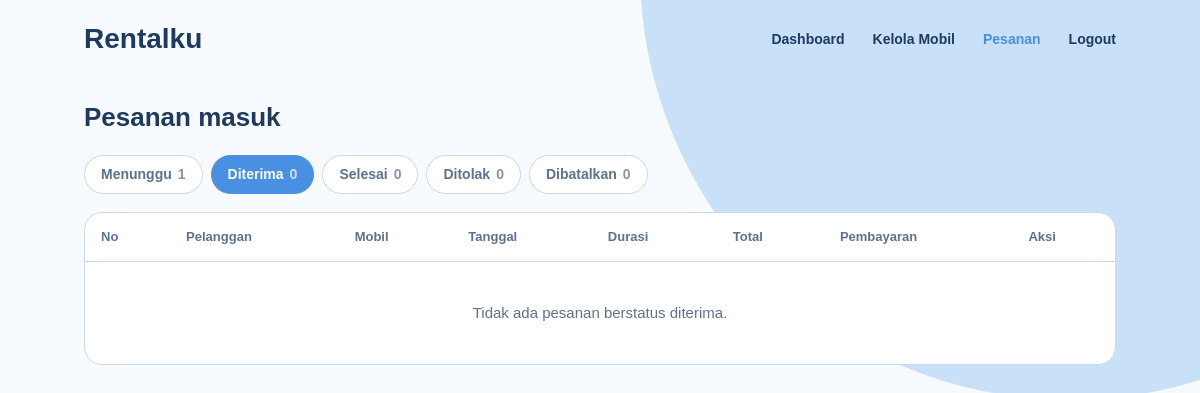
/pesananadmin.php?status=diterima (signed in), run on an earlier commit of the app's database.
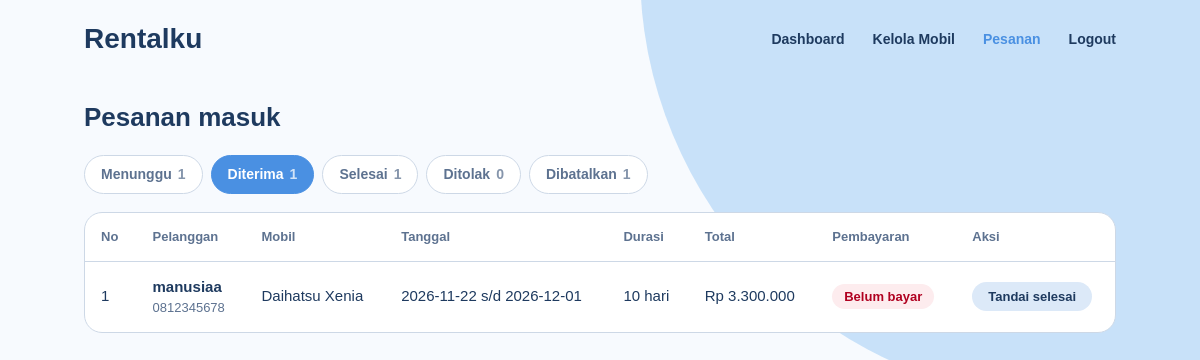
And on a later commit of the database.
### tables this page shows
CREATE TABLE `pesanan` (
  `id_pesanan` int(11) NOT NULL,
  `id_user` int(11) NOT NULL,
  `id_mobil` int(11) NOT NULL,
  `tgl_mulai` date NOT NULL,
  `tgl_selesai` date NOT NULL,
  `total_harga` int(11) NOT NULL,
  `status_pesanan` enum('menunggu','diterima','ditolak','selesai','dibatalkan') NOT NULL DEFAULT 'menunggu',
  `metode_bayar` enum('transfer','di_tempat') DEFAULT NULL,
  `status_bayar` enum('belum_bayar','menunggu_verifikasi','lunas') NOT NULL DEFAULT 'belum_bayar',
  `bukti_bayar` varchar(255) DEFAULT NULL,
  `tgl_pesan` timestamp NOT NULL DEFAULT current_timestamp()
);

CREATE TABLE `users` (
  `id_user` int(11) NOT NULL,
  `nama` varchar(100) NOT NULL,
  `email` varchar(100) NOT NULL,
  `no_hp` varchar(20) NOT NULL,
  `password` varchar(255) NOT NULL,
  `role` enum('pelanggan','admin') NOT NULL DEFAULT 'pelanggan'
);

CREATE TABLE `mobil` (
  `id_mobil` int(11) NOT NULL,
  `id_kategori` int(11) NOT NULL,
  `nama_mobil` varchar(100) NOT NULL,
  `transmisi` enum('manual','matic') NOT NULL,
  `kursi` int(11) NOT NULL,
  `harga_harian` int(11) NOT NULL,
  `foto` varchar(255) DEFAULT NULL,
  `deskripsi` text DEFAULT NULL,
  `aktif` tinyint(1) NOT NULL DEFAULT 1
);

### pesananadmin.php (the view, shortened to what this page needs)
<?php
include "koneksi.php";
$status = "menunggu";
if(isset($_GET["status"])){
    $status = $_GET["status"];
}
$jumlah = array("menunggu" => 0, "diterima" => 0, "selesai" => 0, "ditolak" => 0, "dibatalkan" => 0);
$query = "SELECT status_pesanan, COUNT(*) AS total FROM pesanan GROUP BY status_pesanan";
$hasil = $koneksi->query($query);
while($baris = mysqli_fetch_assoc($hasil)){
    $jumlah[$baris["status_pesanan"]] = $baris["total"];
}
$stmt = $koneksi->prepare("SELECT pesanan.*, users.nama, users.no_hp, mobil.nama_mobil
    FROM pesanan
    JOIN users ON pesanan.id_user = users.id_user
    JOIN mobil ON pesanan.id_mobil = mobil.id_mobil
    WHERE pesanan.status_pesanan = ?
    ORDER BY pesanan.tgl_mulai ASC");
$stmt->bind_param("s", $status);
$stmt->execute();
$hasil = $stmt->get_result();
?>
<!DOCTYPE html>
<html lang="id">
<head>
    <link rel="stylesheet" href="app.css">
</head>
<body>
<header class="bar">
    <a class="brand" href="admin.php">Rentalku</a>
    <nav class="nav">
        <a href="admin.php">Dashboard</a>
        <a href="mobilAdmin.php">Kelola Mobil</a>
        <a href="pesananadmin.php" class="aktif">Pesanan</a>
        <a href="logout.php">Logout</a>
    </nav>
</header>
<main class="wrap">
    <div class="kepala"><h2>Pesanan masuk</h2></div>
    <div class="tab">
        <a href="pesananadmin.php?status=menunggu" class="<?php if($status == "menunggu"){ echo "aktif"; } ?>">Menunggu<span><?php echo $jumlah["menunggu"]; ?></span></a>
        <a href="pesananadmin.php?status=diterima" class="<?php if($status == "diterima"){ echo "aktif"; } ?>">Diterima<span><?php echo $jumlah["diterima"]; ?></span></a>
        <a href="pesananadmin.php?status=selesai" class="<?php if($status == "selesai"){ echo "aktif"; } ?>">Selesai<span><?php echo $jumlah["selesai"]; ?></span></a>
        <a href="pesananadmin.php?status=ditolak" class="<?php if($status == "ditolak"){ echo "aktif"; } ?>">Ditolak<span><?php echo $jumlah["ditolak"]; ?></span></a>
        <a href="pesananadmin.php?status=dibatalkan" class="<?php if($status == "dibatalkan"){ echo "aktif"; } ?>">Dibatalkan<span><?php echo $jumlah["dibatalkan"]; ?></span></a>
    </div>
    <div class="tabel-box">
    <table>
        <tr>
            <th>No</th><th>Pelanggan</th><th>Mobil</th><th>Tanggal</th><th>Durasi</th><th>Total</th><th>Pembayaran</th><th>Aksi</th>
        </tr>
        <?php
        $no = 1;
        while($p = mysqli_fetch_assoc($hasil)){
            $hari = round((strtotime($p["tgl_selesai"]) - strtotime($p["tgl_mulai"])) / 86400) + 1;
        ?>
        <tr>
            <td><?php echo $no++; ?></td>
            <td class="nama pelanggan">
                <?php echo htmlspecialchars($p["nama"]); ?>
                <small><?php echo htmlspecialchars($p["no_hp"]); ?></small>
            </td>
            <td><?php echo $p["nama_mobil"]; ?></td>
            <td><?php echo $p["tgl_mulai"]; ?> s/d <?php echo $p["tgl_selesai"]; ?></td>
            <td><?php echo $hari; ?> hari</td>
            <td>Rp <?php echo number_format($p["total_harga"], 0, ",", "."); ?></td>
            <td>
                <?php
                if($p["status_bayar"] == "lunas"){
                    echo "<span class='pill on'>Lunas</span>";
                }else if($p["status_bayar"] == "menunggu_verifikasi"){
                    echo "<span class='pill tunggu'>Menunggu verifikasi</span>";
                }else{
                    echo "<span class='pill tolak'>Belum bayar</span>";
                }
                ?>
            </td>
            <td class="aksi">
                <?php if($status == "menunggu"){ ?>
                    <form method="POST" action="status.php">
                        <input type="hidden" name="id_pesanan" value="<?php echo $p["id_pesanan"]; ?>">
                        <input type="hidden" name="kembali" value="pesanan">
                        <button type="submit" class="mini ok" name="aksi" value="terima">Terima</button>
                        <button type="submit" class="mini no" name="aksi" value="tolak" onclick="return confirm('Tolak pesanan ini?')">Tolak</button>
                    </form>
                <?php }else if($status == "diterima"){ ?>
                    <form method="POST" action="status.php">
                        <button type="submit" class="mini biru" name="aksi" value="selesai">Tandai selesai</button>
                    </form>
                <?php }else{ ?>
                    -
                <?php } ?>
            </td>
        </tr>
        <?php } ?>
        <?php if($no == 1){ ?>
        <tr><td class="kosong" colspan="8">Tidak ada pesanan berstatus <?php echo htmlspecialchars($status); ?>.</td></tr>
        <?php } ?>
    </table>
    </div>
</main>
</body>
</html>

What changed in the data, as far as the page shows it:
added pesanan: id_user.nama "manusiaa", id_user.no_hp "0812345678", id_mobil.nama_mobil "Daihatsu Xenia", tgl_mulai "2026-11-22", tgl_selesai "2026-12-01", hari "10", total_harga "3.300.000", status_bayar "Belum bayar"
Also different on the page:
$jumlah["diterima"]: "0" → "1"
$jumlah["selesai"]: "0" → "1"
$jumlah["dibatalkan"]: "0" → "1"
$status: "diterima" → (not shown)
text no longer shown: "Tidak ada pesanan berstatus ."
